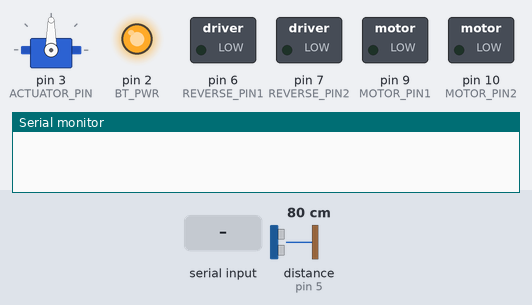
Simulated run of this sketch. Board: Arduino Uno, built with avr-gcc and run on an emulated ATmega328P. Shown: servo, switched loads named in the sketch (green lamp = pin HIGH), output pins drawn as LEDs (lit = HIGH), the last lines printed to the serial monitor. Inputs (shaded band) come from the test bench; at power-on: distance to the obstacle (sensor on pin 5) 80 cm. The echo pulse lasts 58.3 µs per cm; pins used as bus, display or sensor lines are not drawn.

Above: at 1.2 s.
1.3 s: "1" received over Serial
At 2.6 s:
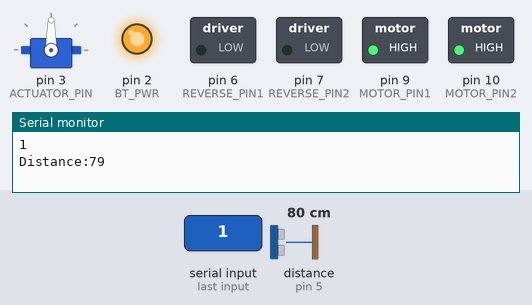
4.3 s: "2" received over Serial
At 5.4 s:
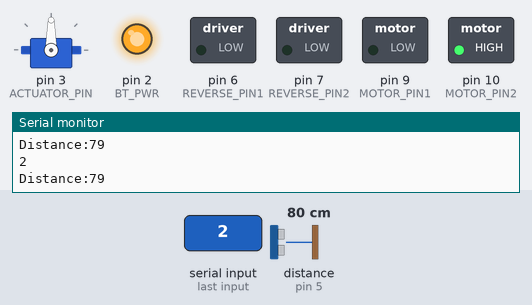
7.3 s: "3" received over Serial
At 8.6 s:
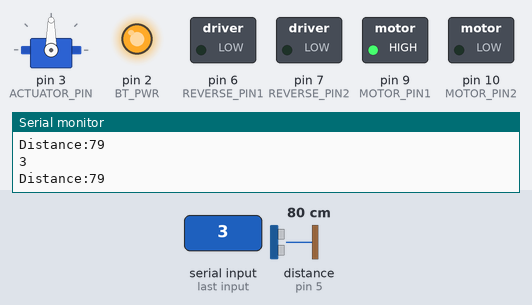
10.3 s: "4" received over Serial
At 11.1 s:
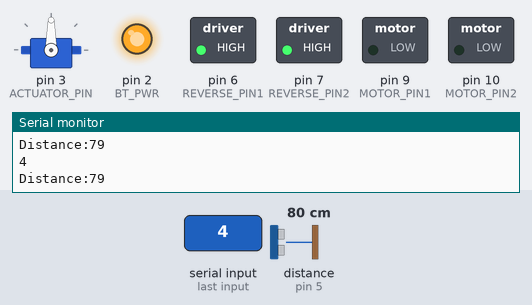
Timing chart, 0 to 13.3 s (numbered marks = the images above; inputs shaded):
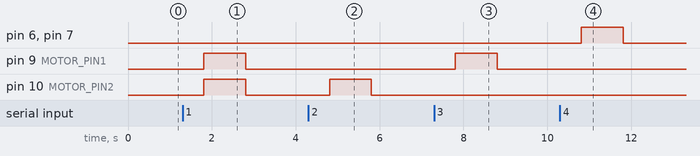

Measured:
- after the input at 1.3 s, pin 9 (MOTOR_PIN1), pin 10 (MOTOR_PIN2): LOW → HIGH after 0.51 s, → LOW 1.0 s later
- after the input at 4.3 s, pin 10 (MOTOR_PIN2): LOW → HIGH after 0.51 s, → LOW 1.0 s later
- after the input at 7.3 s, pin 9 (MOTOR_PIN1): LOW → HIGH after 0.51 s, → LOW 1.0 s later
- after the input at 10.3 s, pin 6 (REVERSE_PIN1), pin 7 (REVERSE_PIN2): LOW → HIGH after 0.51 s, → LOW 1.0 s later

The sketch:

bt_com_robot_Collision.ino
```cpp
#include <Servo.h>

#define BT_PWR  2
#define REVERSE_PIN1 6
#define REVERSE_PIN2 7
#define MOTOR_PIN1 9
#define MOTOR_PIN2 10
#define LEFT_TURN 120
#define RIGHT_TURN 60
#define KEEP_STRAIGHT 90
#define COLLISION_POINT 20
#define TRIGGER 4
#define ECHO_PIN 5
#define ACTUATOR_PIN 3

Servo sonar_actuator;
long duration;
int distance;

void robotStop() {
  digitalWrite(MOTOR_PIN1, LOW);
  digitalWrite(MOTOR_PIN2, LOW);
}
void TurnRobotRight() {
  digitalWrite(MOTOR_PIN1,HIGH);
  digitalWrite(MOTOR_PIN2, LOW);
  delay(1000);
}
void TurnRobotleft() {
  digitalWrite(MOTOR_PIN1,LOW);
  digitalWrite(MOTOR_PIN2, HIGH);
  delay(1000);
}

void MoveRobotForward() {
  digitalWrite(MOTOR_PIN1, HIGH);
  digitalWrite(MOTOR_PIN2, HIGH);
  delay(1000);
}

void TakeReverse() {
  /* putting the Robot in reverse mode for 1 second */
  digitalWrite(REVERSE_PIN1, HIGH);
  digitalWrite(REVERSE_PIN2, HIGH);
  digitalWrite(MOTOR_PIN1, LOW);
  digitalWrite(MOTOR_PIN2, LOW);
  delay(1000);
  digitalWrite(REVERSE_PIN1, LOW);
  digitalWrite(REVERSE_PIN2, LOW);
}
void showFaceGestureNo() {

   sonar_actuator.write(LEFT_TURN);
   delay(1000);
   sonar_actuator.write(RIGHT_TURN);
   delay(1000);
   sonar_actuator.write(LEFT_TURN);
   delay(1000);
   sonar_actuator.write(KEEP_STRAIGHT);

}

int measureDistance() {
  int temp;
  delay(500); /*Keeping some delay before it starts
transmitting the sound.*/ /* Following code will
produce ultrasound for 10us(microseconds) by
providing HIGH pulse for 10 microseconds */
  digitalWrite(TRIGGER, HIGH);
  delayMicroseconds(10);
  digitalWrite(TRIGGER, LOW);
/* PulseIn returns the length of the pulse in echo pin.
It reads the state of the echo pin. Here it waits for the
echo pin state to go from HIGH to LOW. */
  duration = pulseIn(ECHO_PIN, HIGH);
  temp = duration * 0.0340/2; /* distance = (time taken
X speed of the sound)/2. */
  Serial.print("Distance:");
  Serial.println(temp);
  return temp;
}
char data=0;
void setup() {
  // put your setup code here, to run once:
   Serial.begin(9600);
   pinMode(BT_PWR, OUTPUT);
   digitalWrite(BT_PWR, HIGH);
   pinMode(MOTOR_PIN1, OUTPUT);
pinMode(MOTOR_PIN2, OUTPUT);
pinMode(REVERSE_PIN1, OUTPUT);
pinMode(REVERSE_PIN2, OUTPUT);
sonar_actuator.attach(ACTUATOR_PIN);
pinMode(TRIGGER, OUTPUT);
pinMode(ECHO_PIN, INPUT);
digitalWrite(TRIGGER, LOW);

}

void loop() {
  // put your main code here, to run repeatedly:
  /* Reads the serial port for bluetooth data, passed from smartphone */
   if(Serial.available() > 0) {
    data = Serial.read();
    Serial.println(data);

    distance = measureDistance();
    /* Check if there is any obstacles. If yes, shows face gesture of No  */
    if( data == '1' && distance > COLLISION_POINT)
      MoveRobotForward();
    else if(data == '1' && distance <= COLLISION_POINT)
      showFaceGestureNo();

    if( data == '2')
      TurnRobotleft();
    if( data == '3')
      TurnRobotRight();
     if( data == '4')
       TakeReverse();


   }

      robotStop();


}
```
